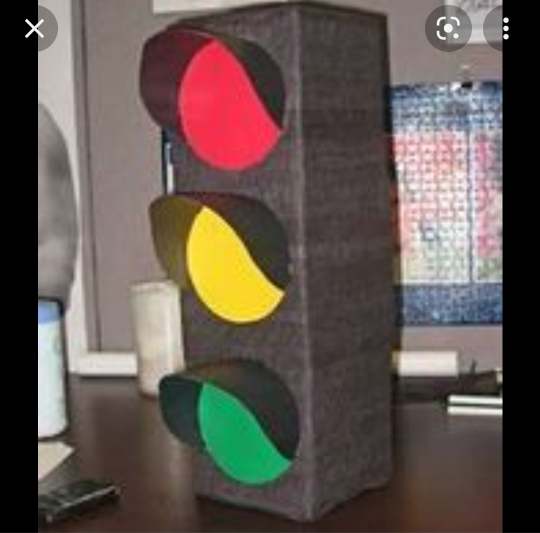
#> input picture img.jpg, 1080 x 1066 px, given in place of video, which was not available (shown at 1/2 size)
$ python main.py
#> lines starting #> are read from the running program, lines starting #| are printed output that depends on the picture; after the words box and inside, x2 and y2 are one past the last pixel; in counts of white or black regions, pixels touching at a corner belong together; pictures that were not available may be replaced by others from this repository, and a replacement may not be noted
from itertools import count
import cv2
import numpy as np
import time

cap = cv2.VideoCapture("http://192.168.1.5:8081/video")


area_thresh = 450
isGreen = False

countdown_limit = 3
countdown = countdown_limit

elpsed_frametime = 0
# img = cv2.imread("img.jpg")

WHITE = (255, 255, 255)
BLACK = (0, 0, 0)

def draw_half_circle_rounded(image, angle):
    height, width = image.shape[0:2]
    radius = 100
    center = (width // 2, height // 2)
    axes = (radius, radius)
    startAngle = -90
    thickness = 10

    cv2.ellipse(image, center, axes, 0, startAngle, angle-90, (80,255,0), thickness)


hue = 70
while True:
    t1 = time.time()

    ret, img = cap.read()
#> img is the input picture: shape (1066, 1080, 3); mean B, G, R 80, 86.4, 98.2
    output = np.zeros((400, 400, 3), dtype=np.uint8)

    hsv = cv2.cvtColor(img, cv2.COLOR_BGR2HSV)
#> hsv: shape (1066, 1080, 3); mean H, S, V 40.7, 53.4, 102.2

    lower_green = np.array([int(hue), 50, 50])
    upper_green = np.array([int(hue)+20, 255, 255])

    # Threshold the HSV image to get only blue colors
    mask = cv2.inRange(hsv, lower_green, upper_green)
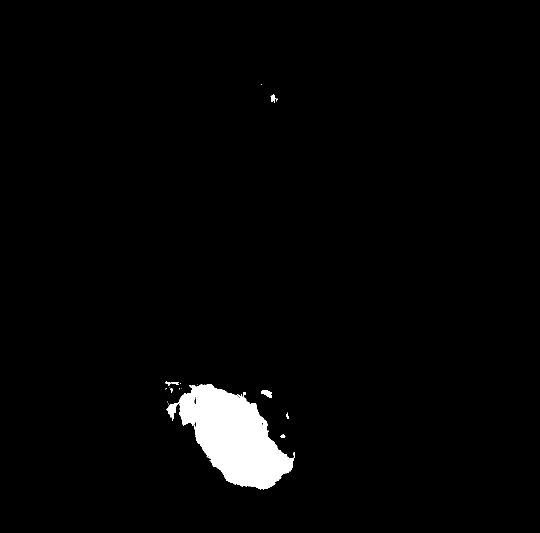
#> mask: shape (1066, 1080) (shown at 1/2 size); 2.5% white; 19 white regions (12 under 20 px), largest, box (x1, y1, x2, y2) and area: (332, 768, 590, 979) 28129, (522, 780, 544, 796) 230, (541, 188, 552, 205) 109

    kernel = np.ones((5,5),np.uint8)
    erosion = cv2.erode(mask,kernel,iterations = 2)
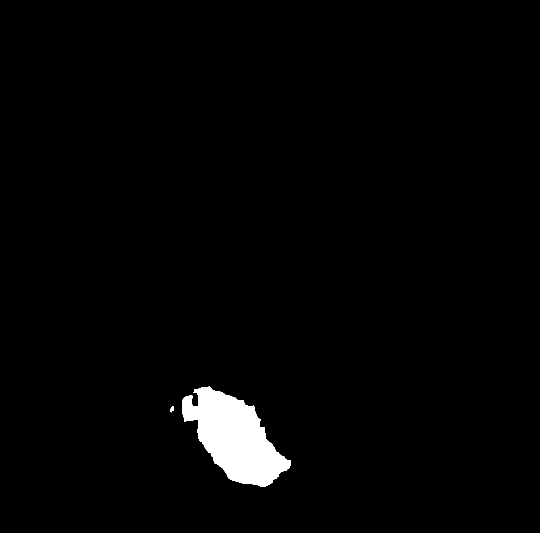
#> erosion: shape (1066, 1080) (shown at 1/2 size); 2% white; 2 white regions

    contours, hierarchy = cv2.findContours(erosion, cv2.RETR_EXTERNAL, cv2.CHAIN_APPROX_SIMPLE)
#> contours = 2 contours; box (x1, y1, x2, y2) and area: (364, 773, 582, 974) 23144, (340, 813, 348, 825) 52

    # Bitwise-AND mask and original image
    res = cv2.bitwise_and(img, img, mask=mask)
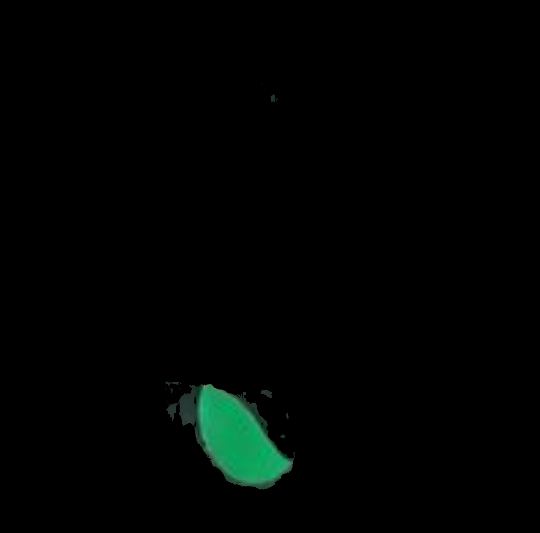
#> res: shape (1066, 1080, 3) (shown at 1/2 size); mean B, G, R 2.1, 3.3, 0.7

    max_area = 0
    max_area_contour = -1

    for i, contour in enumerate(contours):
        area = cv2.contourArea(contour)

        if max_area <  area:
            max_area = area
            max_area_contour = i

        cv2.drawContours(res, [contour], 0, (0,255,133), 2)
#> this loop made 2 passes
#> (area, max_area, max_area_contour) on passes 1 to 2: (52.5, 52.5, 0), (23143.5, 23143.5, 1)
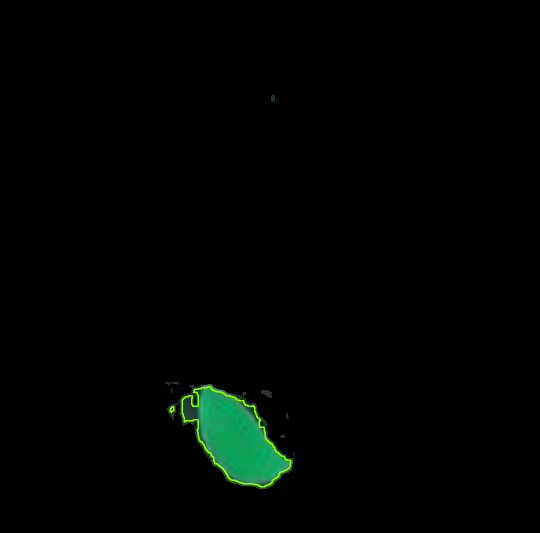
#> res: shape (1066, 1080, 3) (shown at 1/2 size); 0.23% of pixels changed, all inside (x1, y1, x2, y2) = (339, 772, 583, 975)
#> after the loop, max_area = 23143.5; max_area_contour = 1

    angle = ((countdown_limit - countdown)/countdown_limit)*360

    print(max_area)
#| 23143.5
    draw_half_circle_rounded(output, angle)
#> in draw_half_circle_rounded, `cv2.ellipse(image, center, axes, 0, startAngle, angle-90, (80,255,0), ..`:
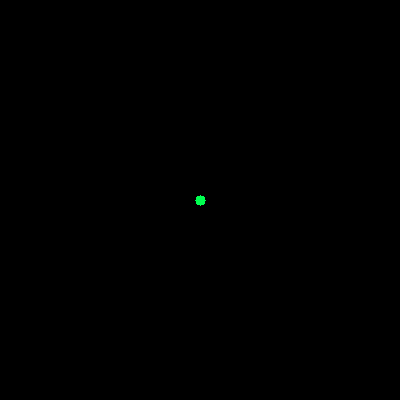
#> image: shape (400, 400, 3); mean of channels 0, 1, 2 0, 0.1, 0; drawn as B, G, R

    cv2.imshow("masked", res)
    cv2.imshow("output", output)
    cv2.imshow("input", img)

    key = cv2.waitKey(10)
#> (key Esc is pressed here)

    if key == ord('a'):
        hue = (hue + 1)%255

    if key == ord('d'):
        hue = (hue - 1)%255

    t2 = time.time()

    elpsed_frametime = (t2 - t1)

    if max_area > area_thresh:
        countdown = max(countdown - elpsed_frametime, 0)
        isGreen = True
    else:
        countdown = min(countdown + elpsed_frametime, 3)
        isGreen = False
